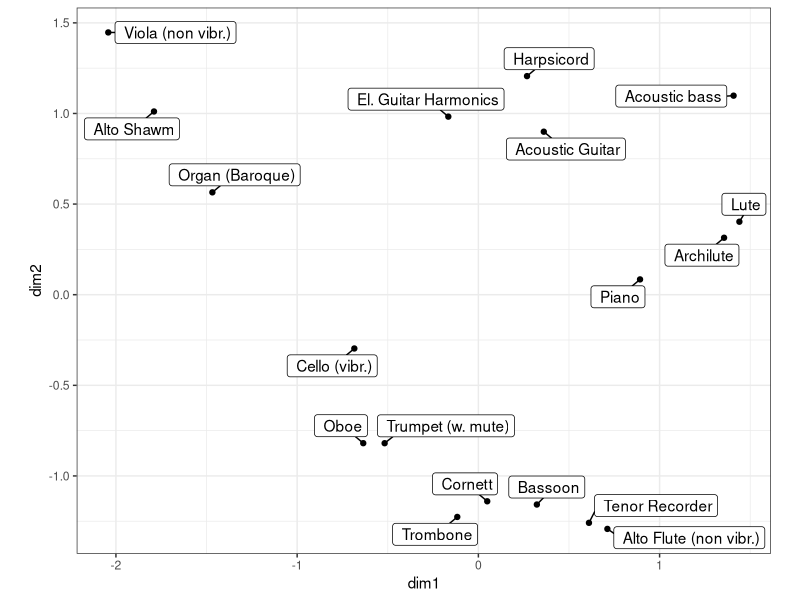
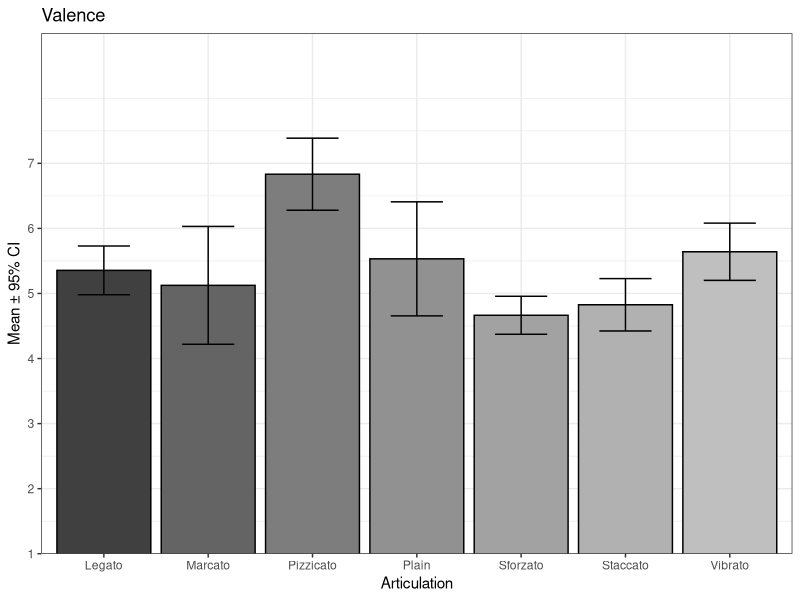
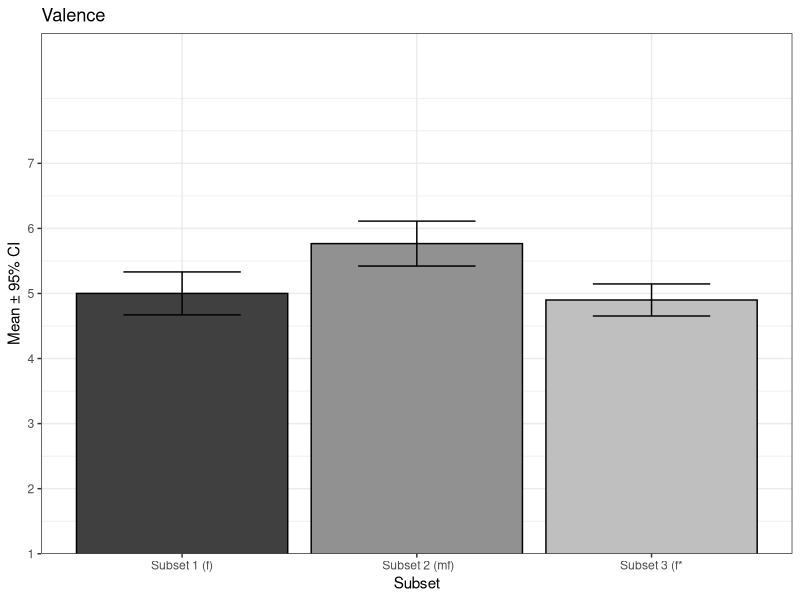

R code for these plots, in order:
## ---- chunk 1
knitr::opts_chunk$set(
  collapse = TRUE,
  comment = "#>",
  fig.path = "man/figures/README-",
  out.width = "75%"
)
## ---- chunk 2
knitr::opts_chunk$set(
  collapse = TRUE,
  comment = "#>",
  fig.path = "man/figures/README-",
  out.width = "75%"
)
## ---- chunk 3
d1 <- read.csv('data/exp1_mean_ratings.csv')
knitr::kable(d1[1:4,],digits = 2)
knitr::kable(cor(d1[,2:5]),digits = 2,
             caption = 'Table 1 Correlations Between the Affect Ratings (from paper, p. 52).')
## ---- chunk 4
d2 <- read.csv('data/mds_rotated.csv')
knitr::kable(d2[1:4,],digits = 2)

library(ggrepel)
g2<-ggplot(d2,aes(x=dim1,y=dim2,label=names))+
  geom_point()+
  geom_label_repel(min.segment.length = 0.2)+
  coord_fixed()+
  theme_bw()
g2
## ---- chunk 5
d3 <- read.csv('data/exp3_mean_ratings.csv')
d3$subset <- factor(d3$subset,levels = c(1,2,3),labels = c("Subset 1 (f)", " Subset 2 (mf)","Subset 3 (f*"))
knitr::kable(d3[1:4,],digits = 2)
## ---- chunk 6
knitr::kable(cor(d3[,2:5]),digits = 2,caption = 'Table 5 Correlations Between the Affect Ratings (from paper, p. 59).')
library(tidyr)
library(ggplot2)
library(dplyr)
library(Hmisc)

g1 <- d3 %>% 
  group_by(articulation) %>%
  summarise(mean= mean(valence),ci = mean_cl_normal(valence)) %>% 
  ggplot(aes(x = articulation,y = mean,fill=articulation))+
  geom_col(colour='black',show.legend = FALSE)+
  scale_y_continuous(breaks = seq(1,7,by=1), expand = c(0,0))+
  geom_errorbar(aes(ymin=ci$ymin,ymax=ci$ymax),width=0.5)+
  scale_fill_grey(start=.25,end=.75)+
  coord_cartesian(ylim = c(1, 9)) +
  ggtitle('Valence')+
  ylab('Mean ± 95% CI')+
  xlab('Articulation')+
  theme_bw()
print(g1)
## ---- chunk 7


g2 <- d3 %>% 
  group_by(subset) %>%
  summarise(mean= mean(valence),ci = mean_cl_normal(valence)) %>% 
  ggplot(aes(x = subset,y = mean,fill=subset))+
  geom_col(colour='black',show.legend = FALSE)+
  scale_y_continuous(breaks = seq(1,7,by=1), expand = c(0,0))+
  geom_errorbar(aes(ymin=ci$ymin,ymax=ci$ymax),width=0.5)+
  scale_fill_grey(start=.25,end=.75)+
  coord_cartesian(ylim = c(1, 9)) +
  ggtitle('Valence')+
  ylab('Mean ± 95% CI')+
  xlab('Subset')+
  theme_bw()
print(g2)
